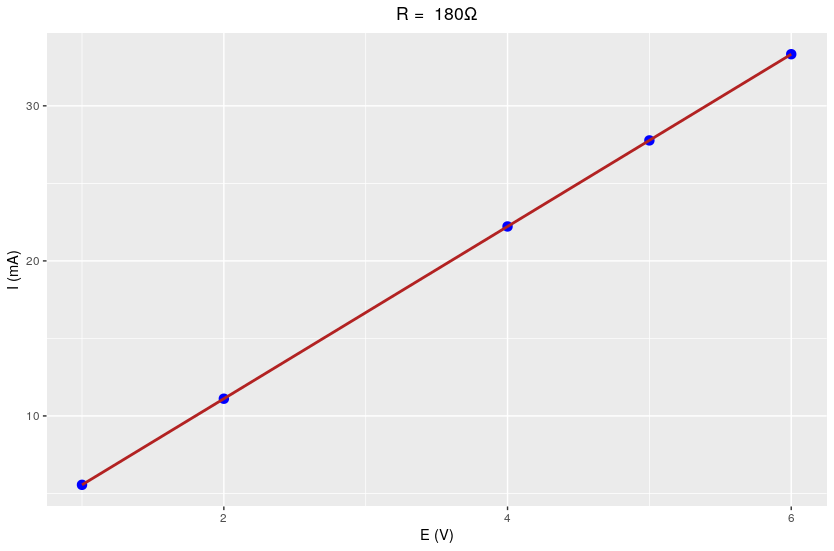

Recreate this plot in R.
library(ggplot2)

x_axis <- c(1, 2, 4, 5, 6)
y_axis <- c(5.556, 11.11, 22.22, 27.77, 33.33)

dd <- data.frame(x_axis, y_axis)

g <- ggplot(dd, aes(x=x_axis, y=y_axis)) +
  geom_point(col = "blue", size = 3) +
  geom_smooth(method = "lm", col = "firebrick") +
  labs(title = "R =  180Ω", y = "I (mA)", x = "E (V)") +
  theme(plot.title = element_text(hjust = 0.5))

plot(g)
